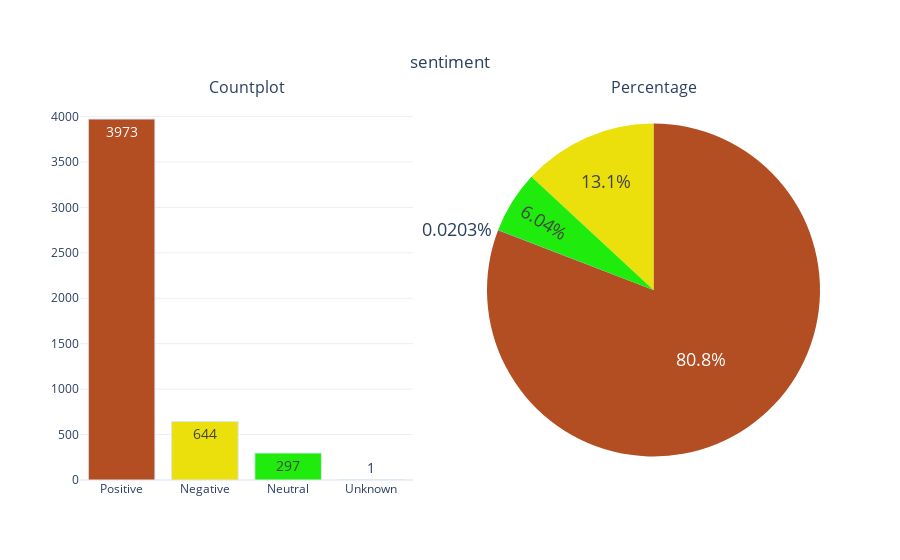

This figure's notebook cell:
### Code cell
categorical_variable_summary(df,'sentiment')

### Figure 1 — Plotly figure (JSON) as saved in the notebook; plotly's stock layout.template omitted (floating-point values rounded to 4 significant figures)
{"data": [{"marker": {"color": ["#B34D22", "#EBE00C", "#1FEB0C", "#0C92EB", "#EB0CD5"], "line": {"color": "#DBE6EC", "width": 1}}, "name": "sentiment", "showlegend": false, "text": ["3973", "644", "297", "1"], "textfont": {"size": 14}, "textposition": "auto", "type": "bar", "x": ["Positive", "Negative", "Neutral", "Unknown"], "xaxis": "x", "y": [3973, 644, 297, 1], "yaxis": "y"}, {"domain": {"x": [0.55, 1], "y": [0, 1]}, "labels": ["Positive", "Negative", "Neutral", "Unknown"], "marker": {"colors": ["#B34D22", "#EBE00C", "#1FEB0C", "#0C92EB", "#EB0CD5"]}, "name": "sentiment", "showlegend": false, "textfont": {"size": 18}, "textposition": "auto", "type": "pie", "values": [3973, 644, 297, 1]}], "layout": {"annotations": [{"font": {"size": 16}, "showarrow": false, "text": "Countplot", "x": 0.225, "xanchor": "center", "xref": "paper", "y": 1, "yanchor": "bottom", "yref": "paper"}, {"font": {"size": 16}, "showarrow": false, "text": "Percentage", "x": 0.775, "xanchor": "center", "xref": "paper", "y": 1, "yanchor": "bottom", "yref": "paper"}], "autosize": true, "title": {"text": "sentiment", "x": 0.5, "xanchor": "center", "y": 0.9, "yanchor": "top"}, "xaxis": {"anchor": "y", "autorange": true, "domain": [0, 0.45], "range": [-0.5, 3.5], "type": "category"}, "yaxis": {"anchor": "x", "autorange": true, "domain": [0, 1], "range": [0, 4182.0], "type": "linear"}}}
